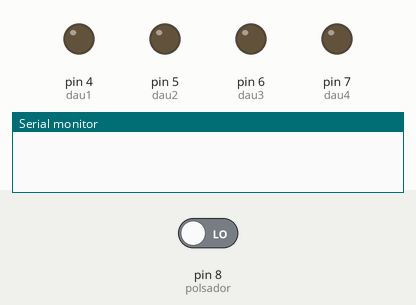
A sketch run on a simulated Arduino Uno, built with avr-gcc and run on an emulated ATmega328P. Parts: output pins drawn as LEDs (lit = HIGH), the last lines printed to the serial monitor. Dashed ring = blinking. The inputs (shaded band) are chosen by the test bench; at power-on: pin 8 (polsador) LOW. Random numbers use the default seed unless the sketch sets one.

Above: at 2.8 s.
2.9 s: pin 8 (polsador) driven HIGH
At 3.25 s:
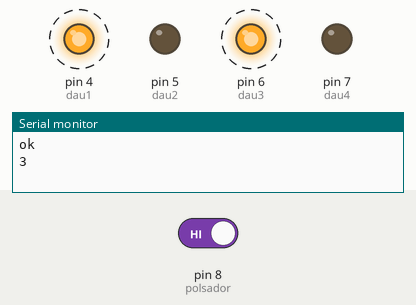
At 6.3 s:
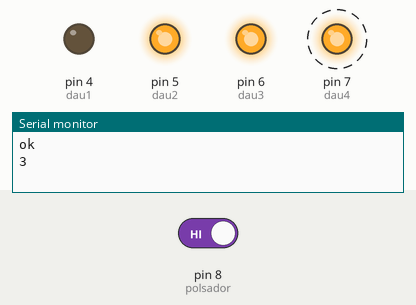
6.4 s: pin 8 (polsador) driven LOW
Timing chart, 0 to 10.0 s (numbered marks = the images above; inputs shaded):
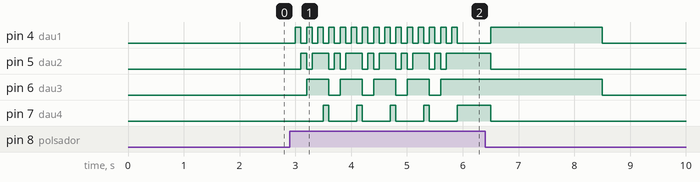

Measured:
- after the input at 2.9 s, pin 4 (dau1): alternates HIGH for 0.10 s and LOW for 0.10 s, 30 changes in all, then stays LOW, starting after 0.10 s; pin 5 (dau2): LOW → HIGH after 0.20 s, then repeats every 0.60 s: LOW 0.10 s, HIGH 0.30 s, LOW 0.10 s, HIGH 0.10 s

The sketch:

DauPOlsador.ino
```cpp
/**********************************************************************************
**                                                                               **
**                                  TÍTOL: Dau de leds random                    **
**                                                                               **
**   Nom: Kevin Steven Bermeo Alvarado                           Data:06/03/2017 **
**********************************************************************************/

//************************* INCLUDE ***********************************************

//********** Variables ********************************************************
const int dau1 = 4;
const int dau2 = 5;
const int dau3 = 6;
const int dau4 = 7;
const int polsador = 8;
long a = 1000;


//********** Setup ************************************************************
void setup()
{
  pinMode ( dau1, OUTPUT );
  pinMode ( dau2, OUTPUT );
  pinMode ( dau3, OUTPUT );
  pinMode ( dau4, OUTPUT );
  pinMode ( polsador, INPUT );
}
//********** Loop *************************************************************
void loop()
{
  long nom;
  int i;

  digitalWrite ( dau1 , LOW);
  digitalWrite ( dau4 , LOW);
  digitalWrite ( dau2 , LOW);
  digitalWrite ( dau3 , LOW);
  Serial.begin (9600);
  if ( digitalRead(polsador))
  {
    Serial.println ("ok");
    nom = random( 1 , 6 );
    Serial.println (nom);
  for (i = 0; i < 5; i++)
  {
  digitalWrite ( dau1 , HIGH);
  digitalWrite ( dau4 , LOW);
  digitalWrite ( dau2 , LOW);
  digitalWrite ( dau3 , LOW);

  delay(100);

  digitalWrite ( dau1 , LOW);
  digitalWrite ( dau2 , HIGH);

  delay(100);

  digitalWrite ( dau1 , HIGH);
  digitalWrite ( dau3 , HIGH);
  digitalWrite ( dau2 , LOW);

   delay(100);

  digitalWrite ( dau1 , LOW);
  digitalWrite ( dau3 , HIGH);
  digitalWrite ( dau2 , HIGH);

   delay(100);

  digitalWrite ( dau1 , HIGH);
  digitalWrite ( dau3 , HIGH);
  digitalWrite ( dau2 , HIGH);

   delay(100);

  digitalWrite ( dau2 , HIGH);
  digitalWrite ( dau3 , HIGH);
  digitalWrite ( dau1 , LOW);
  digitalWrite ( dau4 , HIGH);
  delay(100);
  }

  delay (500);

  if ( nom == 1 )
  {
    digitalWrite ( dau1 , HIGH);
    digitalWrite ( dau4 , LOW);
    digitalWrite ( dau2 , LOW);
    digitalWrite ( dau3 , LOW);
    delay (a);
  }
  else if ( nom == 2 )
  {
    digitalWrite ( dau1 , LOW);
    digitalWrite ( dau2 , HIGH);
    digitalWrite ( dau3 , LOW );
    digitalWrite ( dau4 , LOW );
    delay (a);
  }

  else if ( nom == 3 )
  {
    digitalWrite ( dau1 , HIGH);
    digitalWrite ( dau3 , HIGH);
    digitalWrite ( dau2 , LOW);
    digitalWrite ( dau4 , LOW);
    delay (a);
  }
  else if ( nom == 4 )
  {
    digitalWrite ( dau1 , LOW);
    digitalWrite ( dau3 , HIGH);
    digitalWrite ( dau2 , HIGH);
    digitalWrite (dau4 , LOW);
    delay (a);
  }

  else if ( nom == 5 )
  {
    digitalWrite ( dau1 , HIGH);
    digitalWrite ( dau3 , HIGH);
    digitalWrite ( dau2 , HIGH);
    digitalWrite ( dau4 , LOW );
    delay (a);
  }
  else
  {
    digitalWrite ( dau2 , HIGH);
    digitalWrite ( dau3 , HIGH);
    digitalWrite ( dau1 , LOW);
    digitalWrite ( dau4 , HIGH);
    delay (a);

  }
  }

  delay (a);
}
```
